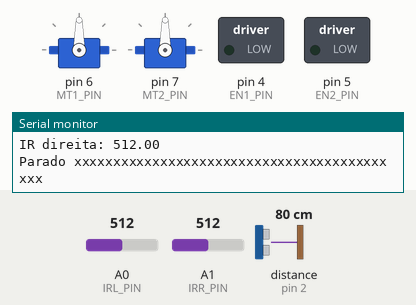
Recording of a sketch running on a simulated Arduino Uno, built with avr-gcc and run on an emulated ATmega328P. Parts: 2 × servo, switched loads named in the sketch (green lamp = pin HIGH), the last lines printed to the serial monitor. Inputs (shaded band) come from the test bench; at power-on: A0 (IRL_PIN) = 512, distance to the obstacle (sensor on pin 2) 80 cm, A1 (IRR_PIN) = 512. The echo pulse lasts 58.3 µs per cm.

Above: at 1.3 s.
1.4 s: A0 (IRL_PIN) set to 98
2.9 s: A0 (IRL_PIN) set to 83
At 4.5 s:
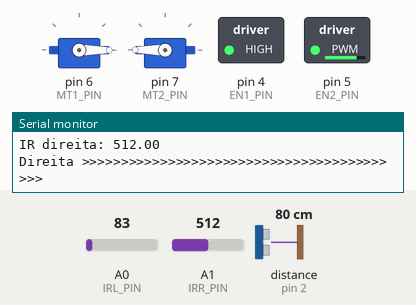
4.8 s: distance to the obstacle (sensor on pin 2) set to 6 cm
7.9 s: distance to the obstacle (sensor on pin 2) set to 3 cm
At 8.9 s:
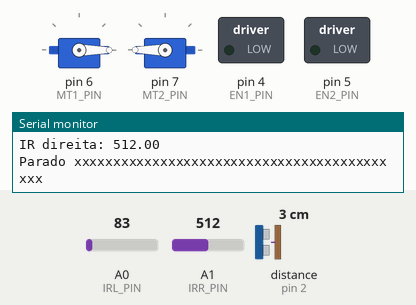
9.4 s: distance to the obstacle (sensor on pin 2) set to 9 cm
At 10.2 s:
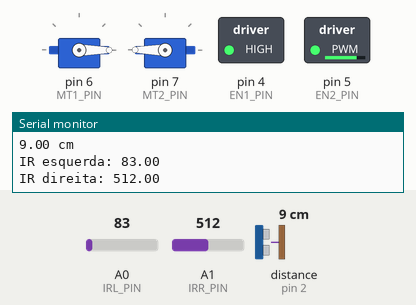
11.1 s: A1 (IRR_PIN) set to 106
14.2 s: A1 (IRR_PIN) set to 99
Timing chart, 0 to 16.7 s (numbered marks = the images above; inputs shaded):
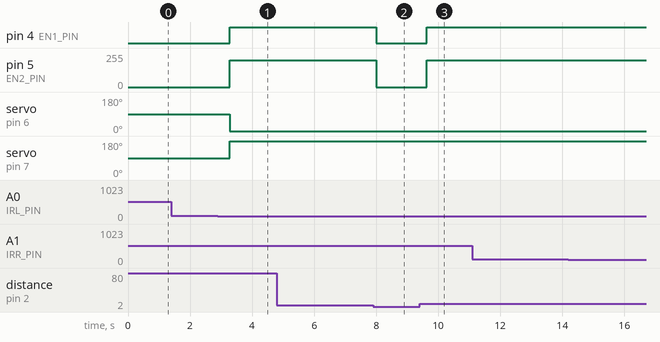

The sketch:

agv-prototype.ino
```cpp
#include <HCSR04.h>
#include <Servo.h>

//Sensor óptico
#define IRL_PIN A0
#define IRR_PIN A1

//Sensor ultrassônico
#define TRIG_PIN 3
#define ECHO_PIN 2

//Servo motor
#define MT2_PIN 7 //Direção 0 ou 180
#define MT1_PIN 6

//Ponte H - L393D
#define EN2_PIN 5 //Velocidade 0 a 255
#define EN1_PIN 4

Servo mt1;
Servo mt2;
HCSR04 hc(TRIG_PIN,ECHO_PIN);

void setup () {
  Serial.begin(9600);
  mt1.attach(MT1_PIN);
  mt2.attach(MT2_PIN);

  pinMode(IRL_PIN, INPUT);
  pinMode(IRR_PIN, INPUT);
  pinMode(EN1_PIN, OUTPUT);
  pinMode(EN2_PIN, OUTPUT);
}

void loop () {
  double distance = hc.dist();
  Serial.print(distance);
  Serial.println(" cm");

  double vlrIRL = analogRead(IRL_PIN);
  double vlrIRR = analogRead(IRR_PIN);
  Serial.print("IR esquerda: ");
  Serial.println(vlrIRL);
  Serial.print("IR direita: ");
  Serial.println(vlrIRR);

  if(distance < 5)
    stopMoving();
  else if (vlrIRL < 90 && vlrIRR < 90)
    moveFoward();
  else if(vlrIRL < 90)
    turnRight();
  else if (vlrIRR < 90)
    turnLeft();
  else
    stopMoving();
}

void moveFoward()
{
  mt1.write(0);
  mt2.write(180);
  analogWrite(EN1_PIN, 200);
  analogWrite(EN2_PIN, 200);
  Serial.println("Frente -------------------------------------------");
  delay(100);
}

void turnRight()
{
  mt1.write(0);
  mt2.write(180);
  analogWrite(EN1_PIN, 150);
  analogWrite(EN2_PIN, 200);
  Serial.println("Direita >>>>>>>>>>>>>>>>>>>>>>>>>>>>>>>>>>>>>>>>>>");
  delay(25);
}

void turnLeft()
{
  mt1.write(0);
  mt2.write(180);
  analogWrite(EN1_PIN, 200);
  analogWrite(EN2_PIN, 150);
  Serial.println("Esquerda <<<<<<<<<<<<<<<<<<<<<<<<<<<<<<<<<<<<<<<<<");
  delay(25);
}

void stopMoving()
{
  analogWrite(EN1_PIN, 0);
  analogWrite(EN2_PIN, 0);
  Serial.println("Parado xxxxxxxxxxxxxxxxxxxxxxxxxxxxxxxxxxxxxxxxxxx");
  delay(500);
}
```

Measured:
- the behaviour switches between 90 and 89 on A0 (IRL_PIN) (found by bisection; images 0 and 1)
- the behaviour switches between 5 and 4 cm on distance to the obstacle (sensor on pin 2) (found by bisection; images 1 and 2)
- after the input at 2.9 s, pin 4 (EN1_PIN): LOW → HIGH after 0.37 s; pin 5 (EN2_PIN): 0/255 → 200/255 after 0.37 s; servo on pin 6 (MT1_PIN): 90° → 0° after 0.37 s; servo on pin 7 (MT2_PIN): 90° → 180° after 0.37 s
- after the input at 7.9 s, pin 4 (EN1_PIN): HIGH → LOW after 0.10 s; pin 5 (EN2_PIN): 200/255 → 0/255 after 0.10 s
- after the input at 9.4 s, pin 4 (EN1_PIN): LOW → HIGH after 0.23 s; pin 5 (EN2_PIN): 0/255 → 200/255 after 0.23 s
